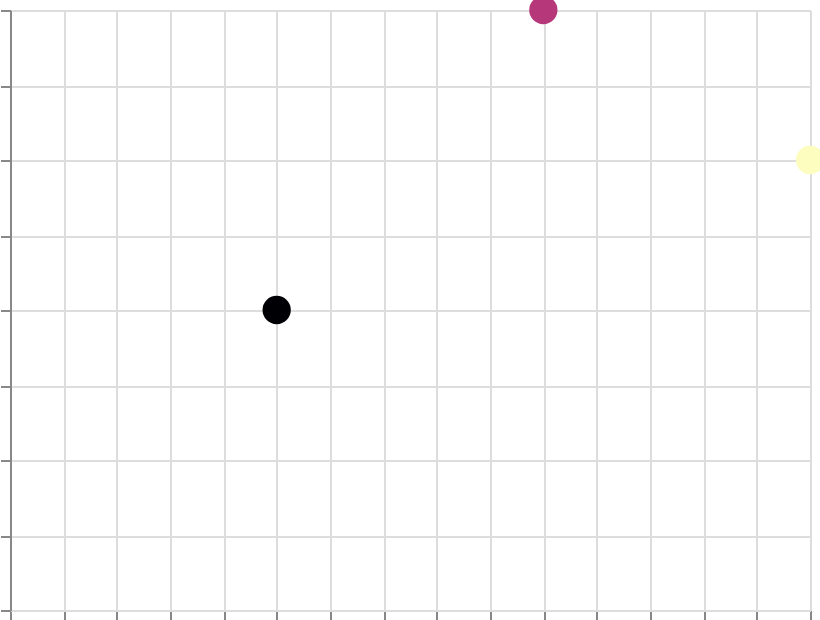

Describe this chart as a Vega-Lite specification.
### Vega specification from a JSON file in a GitHub repository (floating-point values rounded to 4 significant figures)
{"$schema": "https://vega.github.io/schema/vega/v6.json", "width": 400, "height": 300, "padding": 5, "autosize": "none", "data": [{"name": "table", "values": [{"x": 1, "y": 2, "val": 10}, {"x": 2, "y": 4, "val": 50}, {"x": 3, "y": 3, "val": 90}]}], "scales": [{"name": "x", "type": "linear", "domain": {"data": "table", "field": "x"}, "range": "width", "nice": true}, {"name": "y", "type": "linear", "domain": {"data": "table", "field": "y"}, "range": [{"signal": "height"}, 0], "nice": true}, {"name": "color", "type": "linear", "domain": {"data": "table", "field": "val"}, "range": {"scheme": "magma"}}], "marks": [{"type": "symbol", "from": {"data": "table"}, "encode": {"update": {"x": {"scale": "x", "field": "x"}, "y": {"scale": "y", "field": "y"}, "size": {"value": 200}, "fill": {"scale": "color", "field": "val"}}}}], "axes": [{"scale": "x", "orient": "bottom", "grid": true, "labels": false}, {"scale": "y", "orient": "left", "grid": true, "labels": false}], "legends": [{"fill": "color", "title": "Density"}]}
